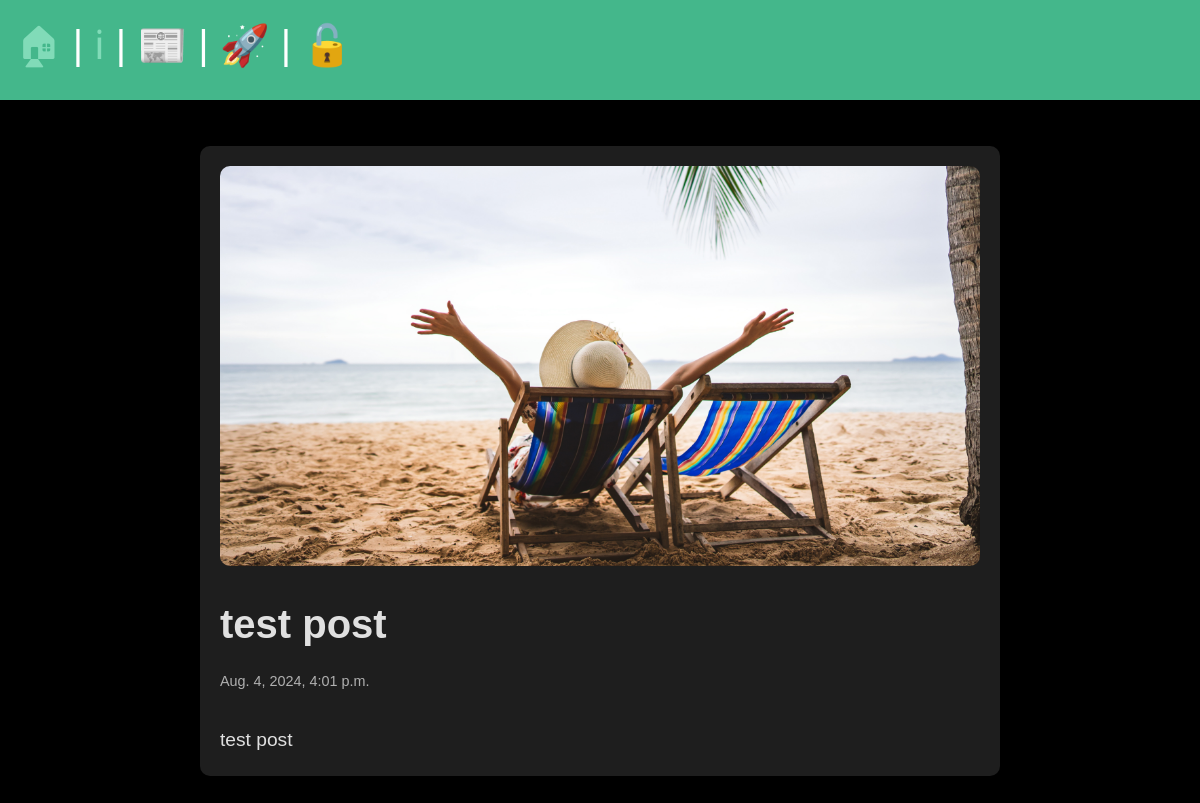
Screenshot of /posts/test-post with the database file from the repository.
### posts/models.py (models this page shows, shortened)
class Post(models.Model):
    title = models.CharField(max_length=75)
    body = models.TextField()
    slug = models.SlugField(unique=True, blank=True)
    date = models.DateTimeField(auto_now_add=True)
    image = models.ImageField(default="fallback.png", blank=True)
    author = models.ForeignKey(User, on_delete=models.CASCADE, default=None)

### posts/views.py (the view)
# urls.py: path("<slug:slug>", views.post_page, name="page"),
def post_page(request, slug):
    post = Post.objects.get(slug=slug)
    return render(request, "posts/post_page.html", {"post": post})

### posts/templates/posts/post_page.html (shortened to what this page needs)
{% extends "base.html" %}
{% load static %}
{% block extra_css %}
    <link rel="stylesheet" href="{% static 'css/post_page.css' %}">
{% endblock %}
{% block content %}
<div class="post-container">
    <section class="post-content">
        <img class="image" src="{{ post.image.url }}" alt="{{ post.title }}"/>
        <h1>{{ post.title }}</h1>
        <p class="post-date">{{ post.date }}</p>
        <p class="post-body">{{ post.body }}</p>
    </section>
</div>
{% endblock %}

### static/css/base.css (style rules this page uses)
* { margin: 0; padding: 0; box-sizing: border-box; font-family: 'Arial', sans-serif; }
body { min-height: 100vh; background-color: black; color: whitesmoke; font-size: 3rem; }
section { display: flex; flex-flow: column; gap: 1rem; }
h1, h2 { font-size: 2.5rem; }
p { font-size: 1rem; }

### static/css/post_page.css (style rules this page uses)
.post-container { max-width: 800px; margin: 30px auto; }
.post-content { background-color: #1e1e1e; padding: 20px; border-radius: 10px; box-shadow: 0px 0px 15px rgba(0, 0, 0, 0.5); }
.image { width: 100%; max-height: 400px; object-fit: cover; border-radius: 10px; margin-bottom: 20px; }
h1 { font-size: 2.5rem; color: #e0e0e0; margin-bottom: 10px; }
.post-date { font-size: 0.9rem; color: #b0b0b0; margin-bottom: 20px; }
.post-body { font-size: 1.2rem; line-height: 1.6; color: #e0e0e0; }

### rows the page displays
Post: image (picture), title "test post", date "Aug. 4, 2024, 4:01 p.m.", body "test post"
